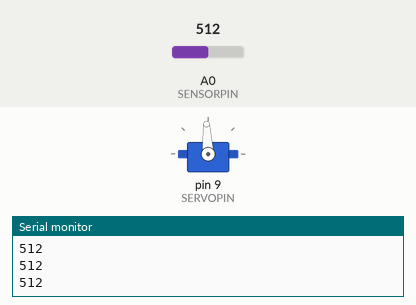
This sketch was run on a simulated Arduino Uno, built with avr-gcc and run on an emulated ATmega328P. On the bench: servo, the last lines printed to the serial monitor. The inputs (shaded band) are chosen by the test bench; at power-on: A0 (SENSORPIN) = 512.

Above: at 5.0 s.
5.1 s: A0 (SENSORPIN) set to 53
6.6 s: A0 (SENSORPIN) set to 47
At 7.7 s:
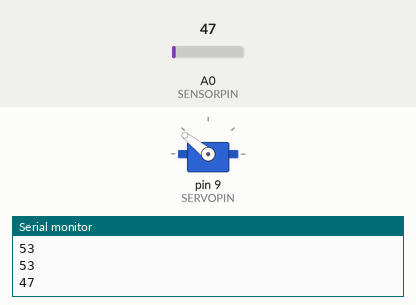
8.2 s: A0 (SENSORPIN) set to 122
At 11.4 s:
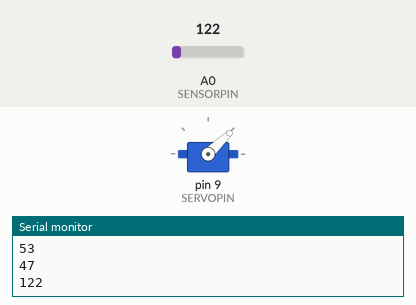
Timing chart, 0 to 16.5 s (numbered marks = the images above; inputs shaded):
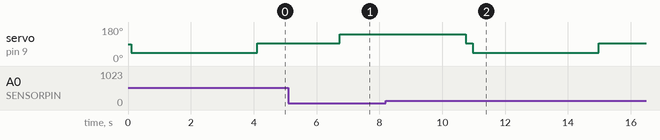

The sketch:

IRSensorWith360Servo.ino
```cpp
/**
 * \brief  IR Sensor controlling a servo
 *
 * \author  original by BARRAGAN <http://barraganstudio.com>, edited by repat<repat[at]repat.de
 * \date    June 2013
 * \version 1.1
 *
*/
#include <Servo.h>
#include "IRSensorWith360Servo.h"
// have to look this up sometime
//#define CHANGESTATE()  (STATE ? STATE=LOW : STATE = HIGH; })

//! Servo object
Servo servo;
//! init STATE at LOW
boolean STATE = LOW;

void setup() {
  // attach servo at pin SERVOPIN
  servo.attach(SERVOPIN);
  // debug messages at 9600 baud
  Serial.begin(9600);
}

void loop() {
  // read IR sensor and print it
  int sensorValue=analogRead(SENSORPIN);
  Serial.println(sensorValue);

  delay(SHORTDELAY);

  // if near and in state LOW
  if (sensorValue > PROXIMITY && STATE==LOW) {

      spin(LEFT);

      // change state
      STATE = HIGH;

      // if further away and in state HIGH
  } else if (sensorValue <= PROXIMITY && STATE == HIGH) {

      spin(RIGHT);

      // change state
      STATE = LOW;
  }
}

void spin(int spinDirection) {
  servo.write(spinDirection);
  delay(SERVODELAY);

  delay(SPINTIME);
  servo.writeMicroseconds(STOPTIME);
  delay(SERVODELAY + SHORTDELAY);
}
```

IRSensorWith360Servo.h
```cpp
//! "how near" you come to the sensor, see documentation
const int PROXIMITY = 50;
//! integer for turning left, see documentation
const int LEFT = 1000;
//! integer for turning right, see documentation
const int RIGHT = 2000;
//! delay between sensor to notice, also for debugging
const int SHORTDELAY = 100;
//! spining time in miliseconds
const int SPINTIME = 4000;
//! time for servo to stop in miliseconds
const int STOPTIME = 1500;
//! arduino pin the IR sensor is connected to
const int SENSORPIN = 0;
//! arduino pin the servo is connected to
const int SERVOPIN = 9;
//! waits for servo to reach position
const int SERVODELAY = 15;

// declarations
//! spins the servo
void spinLeft(int spinDirection);
```

Measured:
- the behaviour switches between 51 and 50 on A0 (SENSORPIN) (found by bisection; images 0 and 1)
- after the input at 6.6 s, servo on pin 9 (SERVOPIN): 93° → 141° after 0.14 s
